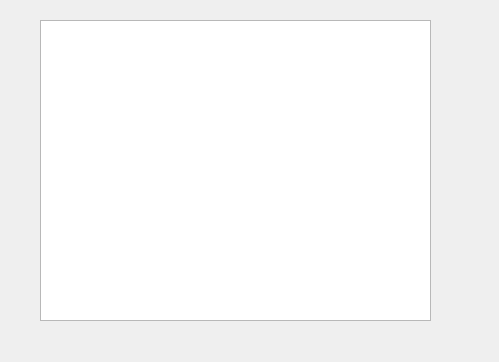
<?xml version="1.0" encoding="UTF-8"?>
<ui version="4.0">
 <class>DataBase</class>
 <widget class="QWidget" name="DataBase">
  <property name="geometry">
   <rect>
    <x>0</x>
    <y>0</y>
    <width>499</width>
    <height>362</height>
   </rect>
  </property>
  <property name="windowTitle">
   <string>Form</string>
  </property>
  <widget class="QTableView" name="tableView">
   <property name="geometry">
    <rect>
     <x>40</x>
     <y>20</y>
     <width>391</width>
     <height>301</height>
    </rect>
   </property>
  </widget>
 </widget>
 <resources/>
 <connections/>
</ui>
